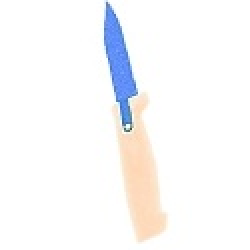
#> input picture threats_resized/t0.jpg, 125 x 125 px (shown 2 times larger); its folder holds only this picture in this run
$ python threat.py --path threats_resized/t0.jpg
#> lines starting #> are read from the running program, lines starting #| are printed output that depends on the picture; after the words box and inside, x2 and y2 are one past the last pixel; in counts of white or black regions, pixels touching at a corner belong together
import argparse
import cv2
import numpy as np
#import imutils
import glob
import os
from PIL import Image

#D:\\Documents\\baggageAI\\threat_images\\*.jpg

def rotate_bound(image, angle):
    # grab the dimensions of the image and then determine the
    # center
    (h, w) = image.shape[:2]
    (cX, cY) = (w // 2, h // 2)
    # grab the rotation matrix (applying the negative of the
    # angle to rotate clockwise), then grab the sine and cosine
    # (i.e., the rotation components of the matrix)
    M = cv2.getRotationMatrix2D((cX, cY), -angle, 0.57)
    cos = np.abs(M[0, 0])
    sin = np.abs(M[0, 1])
    # compute the new bounding dimensions of the image
    nW = int((h * sin) + (w * cos))
    nH = int((h * cos) + (w * sin))
    # adjust the rotation matrix to take into account translation
    M[0, 2] += (nW / 2) - cX
    M[1, 2] += (nH / 2) - cY
    # perform the actual rotation and return the image
    return cv2.warpAffine(image, M, (nW, nH), borderValue = (255, 255, 255))

ap = argparse.ArgumentParser()
ap.add_argument("-p", "--path", required=True,
	help="path to threat images")
args = vars(ap.parse_args())

path = (args["path"])
os.mkdir('threats_resized')
i = 0

for image in glob.glob(path):

    print(image)
    img = cv2.imread(image)
#> img is the input picture: shape (125, 125, 3); mean B, G, R 249.8, 248.9, 249.1


    #Convert to gray, and threshold
    gray = cv2.cvtColor(img, cv2.COLOR_BGR2GRAY)
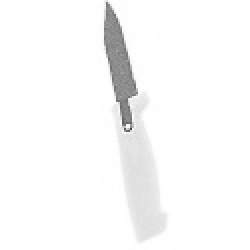
#> gray: shape (125, 125) (shown 2 times larger); min 70, max 255, mean 249.1
    th, threshed = cv2.threshold(gray, 240, 255, cv2.THRESH_BINARY_INV)
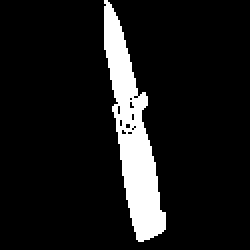
#> threshed: shape (125, 125) (shown 2 times larger); 10.1% white; 1 white region, box (x1, y1, x2, y2) and area: (52, 0, 83, 121) 1577

    #Morph-op to remove noise
    kernel = cv2.getStructuringElement(cv2.MORPH_ELLIPSE, (11,11))
    morphed = cv2.morphologyEx(threshed, cv2.MORPH_CLOSE, kernel)
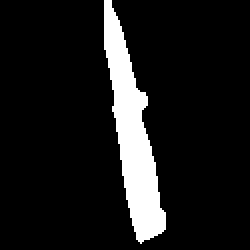
#> morphed: shape (125, 125) (shown 2 times larger); 10.4% white; 1 white region

    #Find the max-area contour
    cnts = cv2.findContours(morphed, cv2.RETR_EXTERNAL, cv2.CHAIN_APPROX_SIMPLE)[-2]
#> cnts = 1 contour; box (x1, y1, x2, y2) and area: (52, 0, 83, 122) 1493
    cnt = sorted(cnts, key=cv2.contourArea)[-1]
#> cnt = contour of 100 points, box (x1, y1, x2, y2) (52, 0, 83, 122), area 1493

    #Crop and save it
    x,y,w,h = cv2.boundingRect(cnt)
#> x = 52; y = 0; w = 31; h = 122
    dst = img[y:y+h, x:x+w]
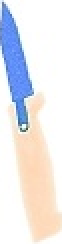
#> dst: shape (122, 31, 3) (shown 2 times larger); mean B, G, R 234, 230.1, 231
    print(dst.shape)
#| (122, 31, 3)

    rotated = rotate_bound(dst, 45)
#> in rotate_bound, `return cv2.warpAffine(image, M, (nW, nH), borderValue = (255, 255, 255))`:
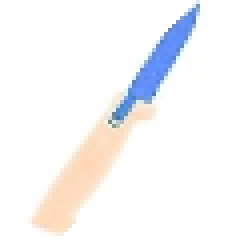
#> returned value: shape (61, 61, 3) (shown 4 times larger); mean of channels 0, 1, 2 248.1, 246.8, 247.1; drawn as B, G, R

    cv2.imwrite("threats_resized\\t%001i.jpg" %i, rotated)
    i += 1
    cv2.imshow("crop", rotated)
cv2.destroyAllWindows()

$ run again, on threats_resized/t4.jpg
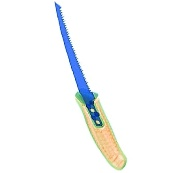
#> input picture threats_resized/t4.jpg, 173 x 173 px
#> img is the input picture: shape (173, 173, 3); mean B, G, R 247.9, 247.5, 246
#> `th, threshed = cv2.threshold(gray, 240, 255, cv2.THRESH_BINARY_INV)`:
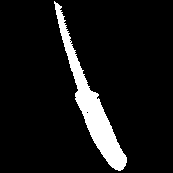
#> threshed: shape (173, 173); 8.6% white; 1 white region, box (x1, y1, x2, y2) and area: (54, 1, 127, 171) 2559
#> morphed: shape (173, 173); 8.8% white; 1 white region
#> cnts = 1 contour; box (x1, y1, x2, y2) and area: (54, 0, 127, 173) 2446
#> cnt = contour of 207 points, box (x1, y1, x2, y2) (54, 0, 127, 173), area 2446
#> `x,y,w,h = cv2.boundingRect(cnt)`: x = 54; y = 0; w = 73; h = 173
#| (173, 73, 3)
#> in rotate_bound, `return cv2.warpAffine(image, M, (nW, nH), borderValue = (255, 255, 255))`:
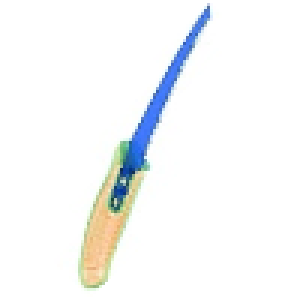
#> returned value: shape (99, 99, 3) (shown 3 times larger); mean of channels 0, 1, 2 248, 247.6, 246.1; drawn as B, G, R

$ run again, on threats_resized/t3.jpg
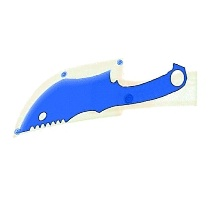
#> input picture threats_resized/t3.jpg, 213 x 213 px
#> img is the input picture: shape (213, 213, 3); mean B, G, R 251.1, 239.2, 233.3
#> `th, threshed = cv2.threshold(gray, 240, 255, cv2.THRESH_BINARY_INV)`:
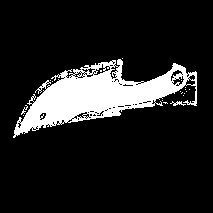
#> threshed: shape (213, 213); 13.5% white; 19 white regions (16 under 20 px), largest, box (x1, y1, x2, y2) and area: (13, 59, 197, 138) 6020, (170, 101, 186, 106) 36, (21, 105, 28, 115) 22
#> morphed: shape (213, 213); 16.3% white; 1 white region
#> cnts = 1 contour; box (x1, y1, x2, y2) and area: (13, 58, 197, 138) 7165
#> cnt = contour of 224 points, box (x1, y1, x2, y2) (13, 58, 197, 138), area 7165
#> `x,y,w,h = cv2.boundingRect(cnt)`: x = 13; y = 58; w = 184; h = 80
#| (80, 184, 3)
#> in rotate_bound, `return cv2.warpAffine(image, M, (nW, nH), borderValue = (255, 255, 255))`:
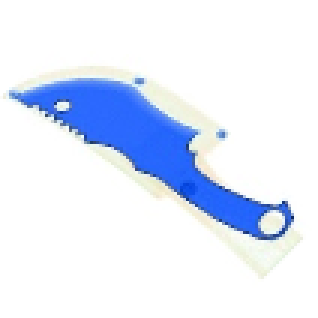
#> returned value: shape (106, 106, 3) (shown 3 times larger); mean of channels 0, 1, 2 250, 234.3, 226.6; drawn as B, G, R
